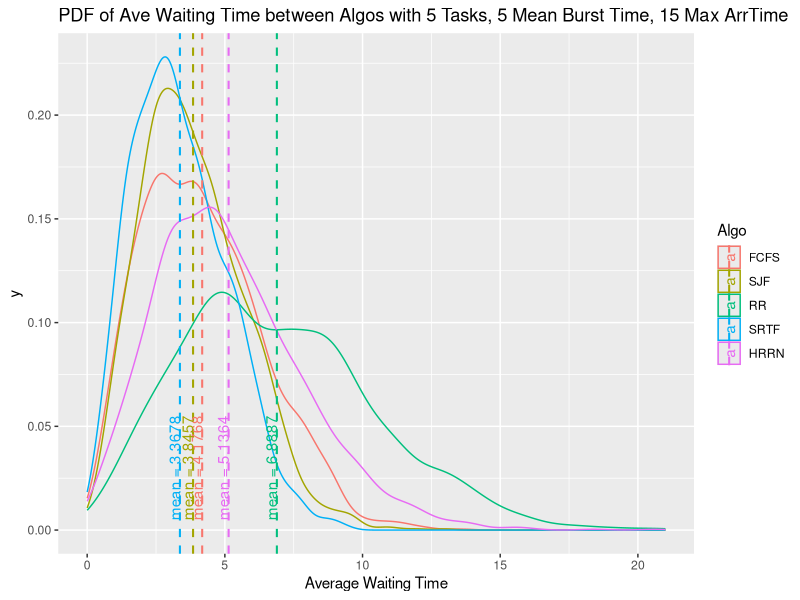

Write R code to recreate this figure.
# Owner: Jen-Yin Chao
# Date: 10 Dec 2017
# Title: The Comparison of CPU Process Scheduling Algorithms
# Description: This is a final project of Operating System in MS CS Fall 2017.

library(ggplot2)
library(reshape2)
library(plyr)

task_no = 5
turn_no = 2000
max_arrtime = 15
mean_burtime = 5
task_initial <- function(task_no=5, max_arrtime=15, mean_burtime=5){
  repeat{
    #task_arrtime = runif(task_no-1, 1, max_arrtime) + rnorm(task_no-1, mean=0, sd=2)
    task_arrtime = runif(task_no-1, 0.5, max_arrtime+0.5)
    task_arrtime = round(task_arrtime, 0)
    if (min(task_arrtime)>0 & max(task_arrtime)<max_arrtime+1 & sum(duplicated(task_arrtime))==0 ){ break }
  }
  #return(task_arrtime)
  repeat{
    task_burtime = rnorm(task_no, mean = mean_burtime, sd=2)
    task_burtime = round(task_burtime, 0)
    if (min(task_burtime)>0){ break }
  }
  task_table = cbind(c(0,sort(task_arrtime)), task_burtime, task_burtime, rep(0,task_no))
  colnames(task_table) = c("ArriveTime","BurstTime","RemainTime","CompleteTime")
  rownames(task_table) = c(1:task_no)
  return(task_table)
}
FCFS <- function(task_table){
  task_cand = which(task_table[,"ArriveTime"]<=Real_Time & task_table[,"RemainTime"]>0)
  if (length(task_cand)==0){
    return(0)
  } else {
    return( min(task_cand) )
  }
}
SJF <- function(task_table){
  task_cand = which(task_table[,"ArriveTime"]<=Real_Time & task_table[,"RemainTime"]>0 )
  if (length(task_cand)==0){
    return(0)
  } else if (length(task_cand)==1) {
    return( task_cand )
  } else {
    return( names(which(task_table[task_cand,"BurstTime"] == min(task_table[task_cand,"BurstTime"])))[1] )
  }
}
RR <- function(task_table,Real_Time,task_cand_pre,task_no){
  task_cand = which(task_table[,"ArriveTime"]<=Real_Time & task_table[,"RemainTime"]>0 )
  if (length(task_cand)==0){
    return(0)
  } else if (length(task_cand)==1) {
    return( task_cand )
  } else {
    repeat{
      task_cand_pre = task_cand_pre%%task_no
      task_cand_pre = task_cand_pre + 1
      if( sum(task_cand%in%task_cand_pre) ){ break }
    }
    return( task_cand_pre )
  }
}
SRTF <- function(task_table){
  task_cand = which(task_table[,"ArriveTime"]<=Real_Time & task_table[,"RemainTime"]>0 )
  #print(names(which(task_table[task_cand,"RemainTime"] == min(task_table[task_cand,"RemainTime"]))))
  if (length(task_cand)==0){
    return(0)
  } else if (length(task_cand)==1) {
    return( task_cand )
  } else {
    return( names(which(task_table[task_cand,"RemainTime"] == min(task_table[task_cand,"RemainTime"])))[1] )
  }
}
HRRN <- function(task_table,Real_Time){
  task_cand = which(task_table[,"ArriveTime"]<=Real_Time & task_table[,"RemainTime"]>0 )
  if (length(task_cand)==0){
    return(0)
  } else if (length(task_cand)==1) {
    return( task_cand )
  } else {
    RRatio = (Real_Time-task_table[,"ArriveTime"]-task_table[,"BurstTime"]+task_table[,"RemainTime"]+task_table[,"BurstTime"])/task_table[,"BurstTime"]
    task_table = cbind(task_table,RRatio)
    #print(task_table)
    return( names(which(task_table[task_cand,"RRatio"] == max(task_table[task_cand,"RRatio"])))[1] )
  }
}

Algo_List <- c("FCFS","SJF","RR","SRTF","HRRN")
WaitTime_table <- data.frame(t(rep(0,length(Algo_List))))
colnames(WaitTime_table) <- Algo_List

for (turn in 1:turn_no){
  WaitTime_table_temp <- double(0)
  for (algo_no in 1:length(Algo_List)){
    task_table <- task_initial(task_no,max_arrtime,mean_burtime)
    Algo = algo_no
    Real_Time = 0
    task_cand = 0
    Time_quan = 3
    repeat{
      task_cand <- switch(Algo,
                          FCFS(task_table),
                          SJF(task_table),
                          RR(task_table,Real_Time,task_cand,task_no),
                          SRTF(task_table),
                          HRRN(task_table,Real_Time))
      #Idle or not
      if (task_cand==0){
        time_proc = 1
        #print(paste(Real_Time,"-",Real_Time+time_proc," ","Idle",sep = ""))
      } else {
        if (Algo!=3){ #Algo othen than RR
          time_proc = 1
          task_table[task_cand,"RemainTime"] <- task_table[task_cand,"RemainTime"]-1
        } else { #RR Algo
          if (task_table[task_cand,"RemainTime"]>=Time_quan){
            time_proc = Time_quan
            task_table[task_cand,"RemainTime"] <- task_table[task_cand,"RemainTime"]-Time_quan
          } else {
            time_proc = task_table[task_cand,"RemainTime"]
            task_table[task_cand,"RemainTime"] <- 0
          }
        }
        
        if (task_table[task_cand,"RemainTime"]==0){
          task_table[task_cand,"CompleteTime"] <- Real_Time + time_proc
        }
        #print(paste(Real_Time,"-",Real_Time+time_proc," ",task_cand,sep = ""))
      }
      Real_Time = Real_Time + time_proc 
      if(sum(task_table[,"RemainTime"])==0){ break }
    }
    WaitTime <- task_table[,"CompleteTime"]-task_table[,"ArriveTime"]-task_table[,"BurstTime"]
    WaitTime_table_temp <- c(WaitTime_table_temp,mean(WaitTime))
  }
  WaitTime_table <- rbind(WaitTime_table, (WaitTime_table_temp))
}

WaitTime_table <- WaitTime_table[-1,]
WaitTime_table <- melt(WaitTime_table)
colnames(WaitTime_table) <- c("Algo","AveWaitTime")
WaitTime_summary <- ddply(WaitTime_table, "Algo", summarise, Mean=mean(AveWaitTime), SD=sd(AveWaitTime))

ggplot(WaitTime_table, aes(x=AveWaitTime, colour=Algo)) + geom_density() +
  ggtitle(paste("PDF of Ave Waiting Time between Algos with",task_no,"Tasks,",mean_burtime,"Mean Burst Time,",max_arrtime,"Max ArrTime")) + xlab("Average Waiting Time") +
  geom_vline(data = WaitTime_summary,aes(xintercept=Mean,colour=Algo), linetype="dashed", size=0.7) +
  geom_text(data = WaitTime_summary, aes(x=Mean-0.2,label=paste("mean =",round(Mean,4)),y=0.03), angle=90)
